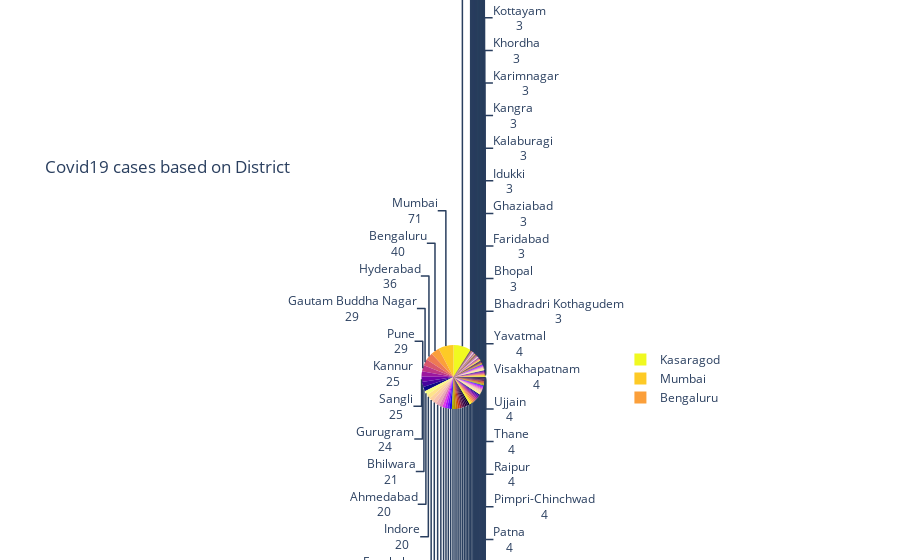

The notebook cell saved with this chart:
### Code cell
district = df.groupby('Detected District').count()
fig = px.pie(district, values='Current Status', names=district.index,color_discrete_sequence=px.colors.sequential.Plasma_r,title='Covid19 cases based on District')
fig.update_traces(textposition='outside', textinfo='value+label')
fig.show()

### Figure 1 — Plotly figure (JSON) as saved in the notebook; plotly's stock layout.template omitted (floating-point values rounded to 4 significant figures; data arrays with more than 128 entries replaced by an {"elided": "..."} marker saying what was removed)
{"data": [{"domain": {"x": [0, 1], "y": [0, 1]}, "hovertemplate": "Detected District=%{label}<br>Current Status=%{value}<extra></extra>", "labels": {"elided": "150 str values"}, "legendgroup": "", "name": "", "showlegend": true, "textinfo": "value+label", "textposition": "outside", "type": "pie", "values": {"elided": "150 int values"}}], "layout": {"legend": {"tracegroupgap": 0}, "piecolorway": ["#f0f921", "#fdca26", "#fb9f3a", "#ed7953", "#d8576b", "#bd3786", "#9c179e", "#7201a8", "#46039f", "#0d0887"], "title": {"text": "Covid19 cases based on District"}}}
